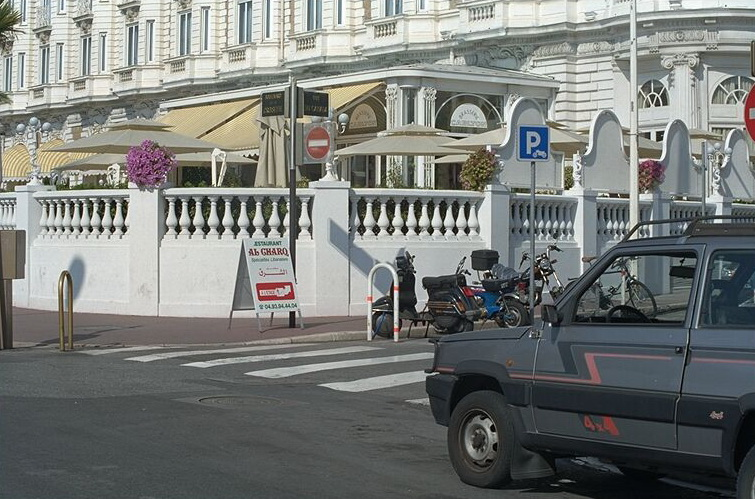
//> input picture threeImages/image0006.jpg, 755 x 499 px
$ ./homographie   (built with g++ and OpenCV 4)
//> lines starting //> are read from the running program, lines starting //| are printed output that depends on the picture
### image.h
#pragma once

#include <vector>
#include <opencv2/imgproc/imgproc.hpp>

using namespace cv;
using namespace std;

// Traits
template <typename T>
struct pixel_type
{
	static const int value = -1;
};
template <>
struct pixel_type<uchar>
{
	static const int value = CV_8U;
};
template <>
struct pixel_type<Vec3b>
{
	static const int value = CV_8UC3;
};
template <>
struct pixel_type<float>
{
	static const int value = CV_32F;
};

template <typename T> class Image : public Mat {
public:
	// Constructors
	Image() {}
	explicit Image(const Mat& A):Mat(A) {}
	Image(int w,int h):Mat(h,w,pixel_type<T>::value) {}
	// Accessors
	inline T operator()(int x,int y) const { return at<T>(y,x); }
	inline T& operator()(int x,int y) { return at<T>(y,x); }
	inline T operator()(const Point& p) const { return at<T>(p.y,p.x); }
	inline T& operator()(const Point& p) { return at<T>(p.y,p.x); }
	//
	inline int width() const { return cols; }
	inline int height() const { return rows; }
	// To display a floating type image
	// [7 lines left out: function greyImage, not called in this run]
};

Mat getPano();

void computeA(Mat &A, vector<Point2f> &obj, vector<Point2f> &scene, int a, int b, int c, int d);

Mat ransacGeneral(vector<Point2f> &obj, vector<Point2f> &scene);

Mat ransacGeneralAlternative(vector<Point2f> &obj, vector<Point2f> &scene);

Point2f ransac(const vector<Point2f> Points);

Mat testRansac();

// Correlation
double NCC(const Image<float>& I1,Point m1,const Image<float>& I2,Point m2,int n);

### image.cpp
#include <opencv2/highgui/highgui.hpp>
#include <opencv2/features2d/features2d.hpp>
#include <opencv2/calib3d/calib3d.hpp>
#include "opencv2/stitching.hpp"
#include <iostream>
#include <random>
#include <iterator>
#include <math.h>
#include <time.h>
// #include <algorithm>
// #include <vector>
#include "image.h"

#define w 400

using namespace std;
using namespace cv;

template<typename Iter, typename RandomGenerator>
Iter select_randomly(Iter start, Iter end, RandomGenerator& g) {
    std::uniform_int_distribution<> dis(0, std::distance(start, end) - 1);
    std::advance(start, dis(g));
    return start;
}

// [12 lines of commented-out code are left out]

template<typename Iter>
Iter select_randomly(Iter start, Iter end) {
    static std::random_device rd;
    static std::mt19937 gen(rd());
    return select_randomly(start, end, gen);
}

inline float getSlope(const Point2f P1, const Point2f P2) {
    return (P2.y - P1.y) / (P2.x - P1.x);
}

inline float getIntercept(const float m, const Point2f P2) {
    return P2.y - m*P2.x;
}

// This function finds an intercept point of the normal from point P0
// to the estimated line model. P0 is taken from the testing set
inline Point2f getInterceptPoint(const float m, const float c,
                                 const Point2f P0) {
    Point2f p;
    p.x = (P0.x + m*P0.y - m*c) / (1 + m*m);
    p.y = (m*P0.x + m*m*P0.y - m*m*c)/(1 + m*m) + c;
    return p;
}

// RANSAC for 2D line fitting
Point2f ransac(const vector<Point2f> Points) {
    int iter = 100; // Reset this to 100 later
    float threshDist = 3.0; // Threshold of distances between points and line
    float ransacRatio = 0.50; // Threshold of number of inliers to assert model fits data well
    float numSamples = (float)Points.size();
    float bestM = 0; // Best slope
    float bestC = 0; // Best intercept
    float bestRatio = 0; // Best ratio
    float num;

    Point2f p1, p2;

    for (int i = 0; i < iter; i++) {
        p1 = *select_randomly(Points.begin(), Points.end());
        p2 = *select_randomly(Points.begin(), Points.end());
        while (p1 == p2)
            p2 = *select_randomly(Points.begin(), Points.end());
        float m = getSlope(p1, p2);
        float c = getIntercept(m, p2);
        // cout << "[ INFO ] Iteration " << i << endl;

        vector<Point2f> inliers;
        num = 0;
        Point2f iP;
        float dist;
        for (Point2f candidate : Points) {
            if (candidate != p1 && candidate != p2) {
                iP = getInterceptPoint(m, c, candidate);
                dist = sqrt(pow(iP.x - candidate.x, 2) +
                            pow(iP.y - candidate.y, 2));
                if (dist < threshDist) {
                    inliers.push_back(candidate);
                    num++;
                }
            }
        }

        if (num/numSamples > bestRatio) {
            bestRatio = num/numSamples;
            bestM = m;
            bestC = c;
        }

        if (num > numSamples * ransacRatio) {
            // cout << "Found good enough model" << endl;
            break;
        }
    }

    // Since we cannot return a tuple, we will encode the slope
    // and intercept as a Point2f(bestM, bestC).
    Point2f res;
    res.x = bestM;
    res.y = bestC;
    return res;
}

//void computeH(Mat &H, Point2f a, Point2f ap,Point2f b, Point2f bp,Point2f c, Point2f cp, Point2f d, Point2f dp){
//    H = (Mat_<double>(9,9) << 0, 0, 0, -a.x, -a.y, -1, ap.y*a.x, ap.y*a.y, ap.y,
//                              a.x, a.y, 1, 0, 0, 0, -a.x*ap.x, -ap.x*a.y, -ap.x,
//                              0, 0, 0, -b.x, -a.y, -1, bp.y*a.x, bp.y*a.y, bp.y,
//                              b.x, b.y, 1, 0, 0, 0, -b.x*bp.x, -bp.x*b.y, -bp.x,
//                              0, 0, 0, -c.x, -c.y, -1, cp.y*c.x, cp.y*c.y, cp.y,
//                              c.x, c.y, 1, 0, 0, 0, -c.x*cp.x, -cp.x*c.y, -cp.x,
//                              0, 0, 0, -d.x, -d.y, -1, dp.y*d.x, dp.y*a.y, dp.y,
//                              d.x, d.y, 1, 0, 0, 0, -d.x*ap.x, -dp.x*d.y, -dp.x);
//}

// [13 lines left out: function computeA, not called in this run]

void computeAAlternative(Mat &A, vector<Point2f> &obj, vector<Point2f> &scene, int a, int b, int c, int d){


    A = (Mat_<float>(9, 9) << -obj[a].x, -obj[a].y, -1, 0, 0, 0, obj[a].x*scene[a].x, obj[a].y*scene[a].x, scene[a].x,
         0, 0, 0, -obj[a].x, -obj[a].y, -1, obj[a].x*scene[a].y, obj[a].y*scene[a].y, scene[a].y,
         -obj[b].x, -obj[b].y, -1, 0, 0, 0, obj[b].x*scene[b].x, obj[b].y*scene[b].x, scene[b].x,
         0, 0, 0, -obj[b].x, -obj[b].y, -1, obj[b].x*scene[b].y, obj[b].y*scene[b].y, scene[b].y,
         -obj[c].x, -obj[c].y, -1, 0, 0, 0, obj[c].x*scene[c].x, obj[c].y*scene[c].x, scene[c].x,
         0, 0, 0, -obj[c].x, -obj[c].y, -1, obj[c].x*scene[c].y, obj[c].y*scene[c].y, scene[c].y,
         -obj[d].x, -obj[d].y, -1, 0, 0, 0, obj[d].x*scene[d].x, obj[d].y*scene[d].x, scene[d].x,
         0, 0, 0, -obj[d].x, -obj[d].y, -1, obj[d].x*scene[d].y, obj[d].y*scene[d].y, scene[d].y,
         0, 0, 0, 0, 0, 0, 0, 0, 1);
}


// [14 lines left out: function computeAAAlternative, not called in this run]


Mat ransacGeneralAlternative(vector<Point2f> &obj, vector<Point2f> &scene) {
    int iter = 1000; // Reset this to 100 later
    float threshDist = 1.0; // Threshold of distances between points and line
    float ransacRatio = 0.80; // Threshold of number of inliers to assert model fits data well
    float numSamples = (float)obj.size();
    float bestRatio = 0; // Best ratio
    float num;

    Point2f p1, p2;

    //solve(InputArray src1, InputArray src2, OutputArray dst, int flags=DECOMP_LU);

    Mat_<float> A, H, Z, bestH, s, u, vt, v;
    Z = Mat::zeros(1,9, CV_32F);
    Z.at<float>(8)=1;
    // cout << Z << endl;


    int sz = obj.size();

    int a,b,c,d;
    vector<int> inliers;

    vector<float> objPoint;
    vector<float> scnPoint;
    Z = Z.t();

    for (int i = 0; i < iter; i++) {
        //        random_unique(Points.begin(), Points.end(), 4);
        a = rand() % sz;
        b = rand() % sz;
        while (b == a){
            b = rand() % sz;
        }
        c = rand() % sz;
        while (c == a || c == b){
            c = rand() % sz;
        }
        d = rand() % sz;
        while (d == a || d == b || d == c){
            d = rand() % sz;
        }

        computeAAlternative(A, obj, scene, a, b, c, d); // AH = 0
        // [9 lines of commented-out code are left out]

        solve(A, Z, H, DECOMP_SVD);
        // cout << H.size()  << endl;
        if(H.size().width!=1) continue;
        H = H.reshape(0, 3);
        // cout << H << endl;
        //        cout << H.size()  << endl;
        // cout << "[ INFO ] Iteration " << i << endl;


        num = 0;
        Point2f iP;
        float dist;
        for (int i = 0; i<obj.size(); i++) {
            if(i == a || i == b || i == c || i == d){
                continue;
            }
            objPoint.clear();
            scnPoint.clear();

            //                iP = getInterceptPoint(m, c, candidate);
            objPoint.push_back(obj[i].x);
            objPoint.push_back(obj[i].y);
            objPoint.push_back(1);

            scnPoint.push_back(scene[i].x);
            scnPoint.push_back(scene[i].y);
            scnPoint.push_back(1);


            double dist = norm(Mat_<float>(scnPoint), H * Mat_<float>(objPoint));
            // cout << "dist " << dist << endl;

            //            dist = sqrt(pow(iP.x - candidate.x, 2) +
            //                        pow(iP.y - candidate.y, 2));
            if (dist < threshDist) {
                inliers.push_back(i);
                num++;
            }

        }

        // cout << "num/numSamples " << num/numSamples << endl;
        if (num/numSamples > bestRatio) {
            bestRatio = num/numSamples;
            bestH = H;
        }

        if (num > numSamples * ransacRatio) {
            // cout << "Found good enough model" << endl;
            break;
        }
    }

    // Since we cannot return a tuple, we will encode the slope
    // and intercept as a Point2f(bestM, bestC).

    // cout << bestH << endl;
    return bestH;
}


// [106 lines left out: function ransacGeneral, not called in this run]


float randFloat(float a, float b) {
    return ((b - a) * ((float)rand() / RAND_MAX)) + a;
}

inline float getY(const float m, const float c, const float x) {
    return x*m + c;
}

inline void createPoint(Mat img, Point center) {
    circle(img, center, 1, Scalar(0, 255, 0), FILLED, LINE_8);
}

inline void createLine( Mat img, Point start, Point end) {
    int thickness = 2;
    int lineType = LINE_8;
    line(img, start, end, Scalar(0, 0, 255), thickness, lineType);
}

Mat testRansac() {
    srand(time(0));
    int n = 200; // Number of points
    float inRatio = 0.6; // Ratio of inliers
    float m = randFloat(1, 3); // Random slope in range [1, 5]
    float c = randFloat(-5, 5); // Random intercept in range [-5, 5]
    int minX = (int)-n/2;
    int maxX = n - minX;
    int minY = minX;
    int maxY = maxX;
    int inlierDeviation = 10;
    int outlierDeviation = 200;

    // cout << "m: " << m << ", c: " << c << endl;

    // Start the plot
    char plot[] = "Plot";
    Mat plotImg = Mat::zeros(w, w, CV_8UC3);


    vector<Point2f> data;
    float deviation;
    Point2f p;
    for (int i = minX; i < maxX; i++) {
        if (randFloat(0, 1) <= inRatio)
            deviation = inlierDeviation;
        else
            deviation = outlierDeviation;
        p.x = i + randFloat(-deviation, deviation);
        p.y = getY(m, c, p.x) + randFloat(-deviation, deviation);
        data.push_back(p);
        createPoint(plotImg, Point(p.x, p.y));
    }

    Point2f model = ransac(data);
    float modelM = model.x;
    float modelC = model.y;

    // Now plot the line model
    createLine(plotImg, Point(minX-50, getY(modelM, modelC, minX-50)),
               Point(maxX+50, getY(modelM, modelC, maxX+50)));
    // imshow(plot, plotImg);
    imwrite("results/meanLine.JPG", plotImg);
    return plotImg;
}

void preprocess() {
    Stitcher::Mode mode = Stitcher::PANORAMA;
    vector<Mat> imgs;
    int panoStart = 26; // Actual start is 26
    int panoEnd = 60; // Actual end is 60

    for (int i = panoStart; i <= panoEnd - 3; i+=3) {
        vector<Mat> tempPanos;
        Mat img1 = imread("pano/IMG_00" + to_string(i) + ".JPG");
        Mat img2 = imread("pano/IMG_00" + to_string(i+1) + ".JPG");
        Mat img3 = imread("pano/IMG_00" + to_string(i+2) + ".JPG");
        tempPanos.push_back(img1);
        tempPanos.push_back(img2);
        tempPanos.push_back(img3);
        if (i == 56) {
            Mat img4 = imread("pano/IMG_0059.JPG");
            Mat img5 = imread("pano/IMG_0060.JPG");
            tempPanos.push_back(img4);
            tempPanos.push_back(img5);
        }
        Mat pano;
        Ptr<Stitcher> stitcher = Stitcher::create(mode, true);
        Stitcher::Status status = stitcher->stitch(tempPanos, pano);
        if (status != Stitcher::OK)
            cout << "Couldn't stitch images\n";
        imwrite("stitched/STITCHED_00" + to_string(i) + ".JPG", pano);
    }
}

Mat getPano() {
    Stitcher::Mode mode = Stitcher::PANORAMA;
    vector<Mat> imgs;

    int panoStart = 26; // Actual start is 26
    int panoEnd = 60; // Actual end is 60

    preprocess();

    for (int i = panoStart; i <= panoEnd - 6; i+=3) {
        Mat img = imread("stitched/STITCHED_00" + to_string(i) + ".JPG");
        imgs.push_back(img);
    }

    Mat pano;
    Ptr<Stitcher> stitcher = Stitcher::create(mode, false);
    Stitcher::Status status = stitcher->stitch(imgs, pano);
    if (status != Stitcher::OK)
        cout << "Couldn't stitch images\n";
    imwrite("results/panorama.JPG", pano);

    return pano;
}

// Correlation
// [28 lines left out: functions mean, corr, NCC, not called in this run]

### homographie.cpp
#include <opencv2/highgui/highgui.hpp>
#include <opencv2/features2d/features2d.hpp>
#include <opencv2/calib3d/calib3d.hpp>

#include <vector>

#include <iostream>

#include "image.h"
// #include "homographi e.hpp"

using namespace std;
using namespace cv;

int main()
{
	Image<uchar> I1 = Image<uchar>(imread("threeImages/image0006.jpg", CV_LOAD_IMAGE_GRAYSCALE));
	Image<uchar> I2 = Image<uchar>(imread("threeImages/image0007.jpg", CV_LOAD_IMAGE_GRAYSCALE));
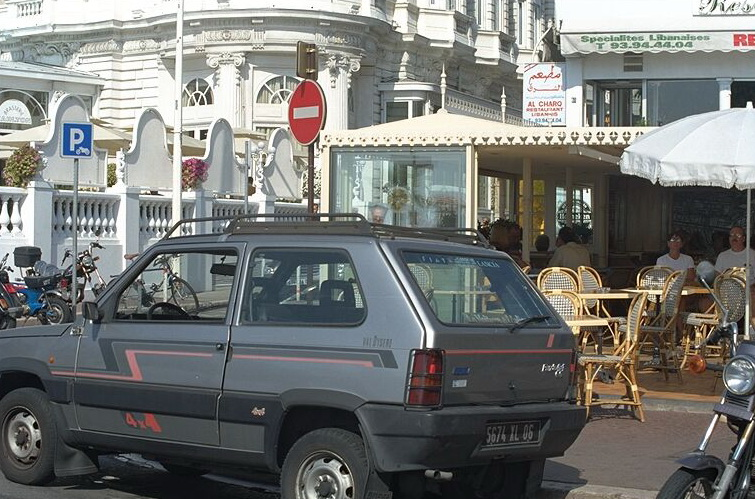
//> input picture threeImages/image0007.jpg, 755 x 499 px
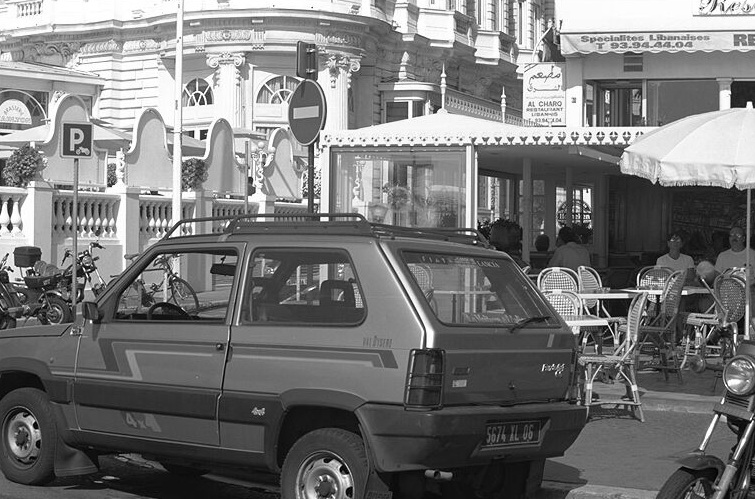
//> I2: 499 rows x 755 cols, CV_8UC1; min 0, max 255, mean 119.1

	// [6 lines of commented-out code are left out]
    Ptr<AKAZE> akaze = AKAZE::create();
	// ...
	//vector<KeyPoint>

    vector<KeyPoint> m1, m2;
	// ...

    Mat d1, d2;

    akaze->detectAndCompute(I1, noArray(), m1, d1);
//> m1 = 2091 keypoints; strongest (x, y, size): (404, 229, 5.7), (376, 229, 5.7), (375, 229, 8.1), (191, 228, 5.7)
    akaze->detectAndCompute(I2, noArray(), m2, d2);
//> m2 = 2040 keypoints; strongest (x, y, size): (203, 134, 5.7), (587, 196, 8.1), (585, 196, 11.4), (430, 344, 5.7)


	//Mat J;
	//drawKeypoints(...


    Mat J;
    drawKeypoints(I1, m1, J);
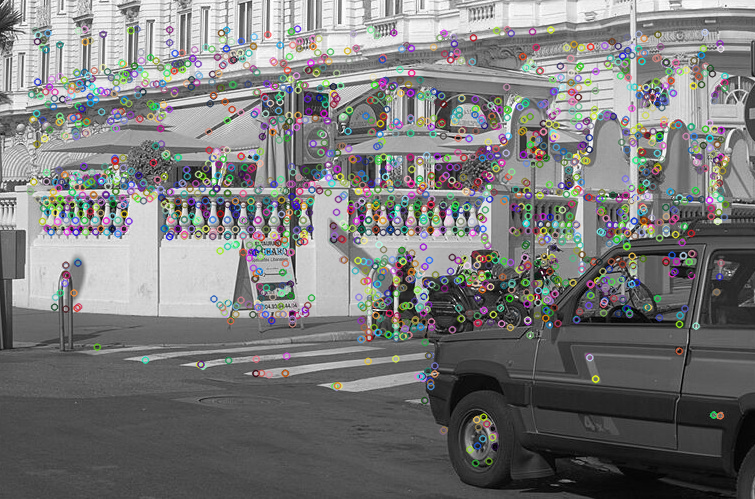
//> J: 499 rows x 755 cols, CV_8UC3; mean B, G, R 121.8, 122, 121.9
    // imshow("J", J);

	//BFMatcher M ...

    BFMatcher matcher(NORM_HAMMING);
    vector< vector<DMatch> > nn_matches;
    matcher.knnMatch(d1, d2, nn_matches, 2);
//> nn_matches = 2091 matches

    vector<KeyPoint> matched1, matched2, inliers1, inliers2;
    vector<DMatch> good_matches;
    double min = nn_matches[0][0].distance;
//> min = 115
    for(size_t i = 0; i < nn_matches.size(); i++) {
        DMatch first = nn_matches[i][0];
        float dist1 = nn_matches[i][0].distance;
        float dist2 = nn_matches[i][1].distance;

        if(dist1 < 0.8f * dist2) {
            if(dist1<min){
                min = dist1;
            }
            matched1.push_back(m1[first.queryIdx]);
            matched2.push_back(m2[first.trainIdx]);
            good_matches.push_back(first);
        }
    }
//> this loop made 2091 passes
//> (dist1, dist2, min) on passes 16, 26, 51, 93: (30, 100, 30), (20, 115, 20), (12, 128, 12), (8, 105, 8)
//> after the loop, min = 5; matched1 = 521 keypoints; strongest (x, y, size): (191, 228, 8.1), (659, 135, 5.7), (569, 183, 8.1), (569, 185, 5.7); matched2 = 521 keypoints; strongest (x, y, size): (203, 134, 5.7), (112, 181, 8.1), (191, 133, 4.8), (177, 232, 5.7); good_matches = 521 matches

    vector<DMatch> good_matches2;
    for(size_t i = 0; i < nn_matches.size(); i++) {
        DMatch first = nn_matches[i][0];
        float dist1 = nn_matches[i][0].distance;
        float dist2 = nn_matches[i][1].distance;

        if(dist1 < 10*min) {

            good_matches2.push_back(first);
        }
    }
//> after the loop, good_matches2 = 389 matches

	// drawMatches ...

    Mat match;
    drawMatches(I1, m1, I2, m2, good_matches2, match);
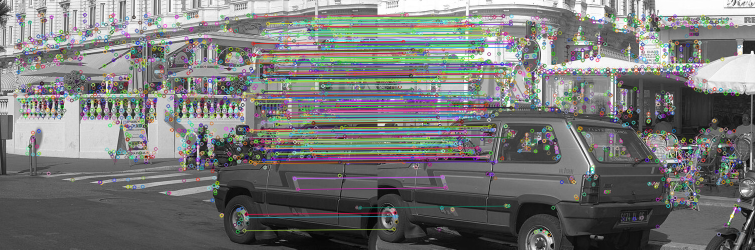
//> match: 499 rows x 1510 cols, CV_8UC3 (shown at 1/2 size); mean B, G, R 118.5, 119.5, 118.7
    // imshow("match", match);

	// Mat H = findHomography(...

    vector<Point2f> obj;
    vector<Point2f> scene;
    for( int i = 0; i < good_matches2.size(); i++ )
    {
        obj.push_back( m1[ good_matches2[i].queryIdx ].pt );
        scene.push_back( m2[ good_matches2[i].trainIdx ].pt );
    }
//> after the loop, obj = 389 Points (x, y), first 12: [704.6, 32.02], [501.9, 33.12], [510.7, 32.9], [638.3, 33.74], [657.4, 34.21], [626.9, 36.95], [643.6, 37.98], [611.6, 41.26], [660.1, 46.19], [535.8, 46.87], [632.2, 46.66], [720.3, 48.37]; scene = 389 Points (x, y), first 12: [251.3, 31.85], [48.68, 29.22], [57.84, 29.26], [184.7, 32.49], [204, 33.09], [173.2, 35.39], [189.9, 36.68], [157.7, 39.5], [206, 45.13], [82.11, 43.87], [178.2, 44.95], [266.3, 48.34]

//    cout << obj << endl;
//    cout << scene << endl;

    Mat H1 = findHomography( scene, obj, CV_RANSAC );
//> H1 = [[0.968, 0.00743, 454.7], [-0.0163, 0.992, 4.55], [-4.01e-05, -1.46e-05, 1]]

    // cout << "H1" << H1;

    Mat H = ransacGeneralAlternative(scene, obj);
//> in ransacGeneralAlternative, `float numSamples = (float)obj.size();`: numSamples = 389
//> the loop in ransacGeneralAlternative, `for (int i = 0; i < iter; i++)` made 1000 passes
//> bestRatio on passes 7, 9, 11, 36: 0.00514, 0.0951, 0.103, 0.424

    // cout << "H" << H;


	// Mat K(2 * I1.cols, I1.rows, CV_8U);
	// warpPerspective( ...

    Mat K(2 * I1.cols, I1.rows, CV_8U);
    Mat trans_mat = (Mat_<double>(2, 3) << 1, 0, 0, 0, 1, 0);
    warpAffine(I1, K, trans_mat, Size( 2*I1.cols, I1.rows));
    Mat K2;
    warpPerspective(I2, K2, H, K.size());


    for (int i = 0; i < 490 ; i++) {
        for (int j = 0; j < 1400; j++) {
            if (K.at<float>(i,j) == 0){
                // cout<<i<<" "<<j<<endl;
                K.at<float>(i,j) = K2.at<float>(Point(j,i));
            }
        }
    }
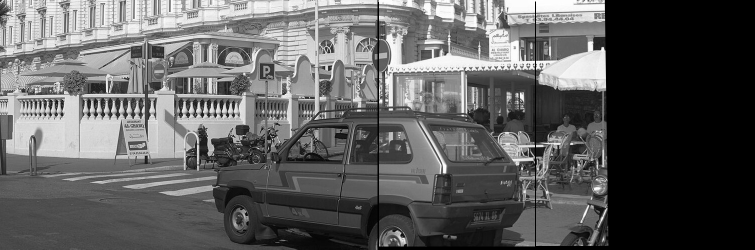
//> K: 499 rows x 1510 cols, CV_8UC1 (shown at 1/2 size); min 0, max 255, mean 94.6

    // imshow("I1I2", K) ;


    Image<uchar> I3 = Image<uchar>(imread("threeImages/image0008.jpg", CV_LOAD_IMAGE_GRAYSCALE));
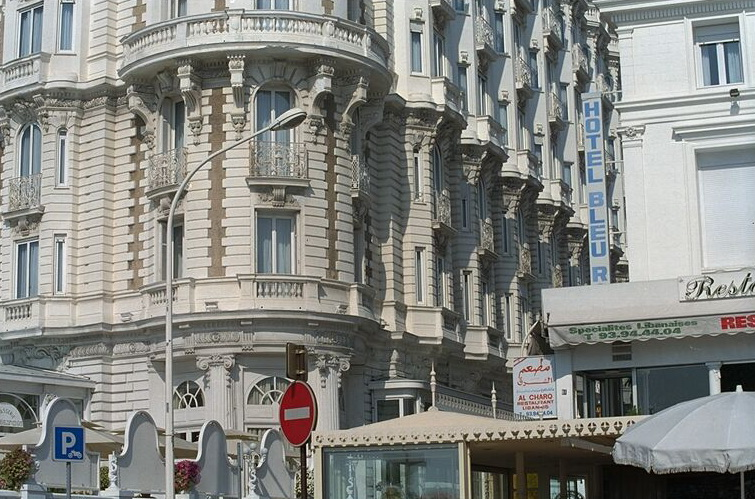
//> input picture threeImages/image0008.jpg, 755 x 499 px

    //vector<KeyPoint> m1, m2;
    // ...

    //Mat d1, d2;

    akaze->detectAndCompute(K, noArray(), m1, d1);
    akaze->detectAndCompute(I3, noArray(), m2, d2);


    //Mat J;
    //drawKeypoints(...


   // Mat J;
    drawKeypoints(K, m1, J);
//> J: 499 rows x 1510 cols, CV_8UC3
    // imshow("J", J);

    //BFMatcher M ...

    //BFMatcher matcher(NORM_HAMMING);
    //vector< vector<DMatch> > nn_matches;
    matcher.knnMatch(d1, d2, nn_matches, 2);

//    vector<KeyPoint> matched1, matched2, inliers1, inliers2;
    good_matches.clear();
    matched1.clear();
    matched2.clear();
    min = nn_matches[0][0].distance;
    for(size_t i = 0; i < nn_matches.size(); i++) {
        DMatch first = nn_matches[i][0];
        float dist1 = nn_matches[i][0].distance;
        float dist2 = nn_matches[i][1].distance;

        if(dist1 < 0.8f * dist2) {
            if(dist1<min){
                min = dist1;
            }
            matched1.push_back(m1[first.queryIdx]);
            matched2.push_back(m2[first.trainIdx]);
            good_matches.push_back(first);
        }
    }

    good_matches2.clear();
    for(size_t i = 0; i < nn_matches.size(); i++) {
        DMatch first = nn_matches[i][0];
        float dist1 = nn_matches[i][0].distance;
        float dist2 = nn_matches[i][1].distance;

        if(dist1 < 10*min) {

            good_matches2.push_back(first);
        }
    }


    // drawMatches ...


    drawMatches(K, m1, I3, m2, good_matches2, match);
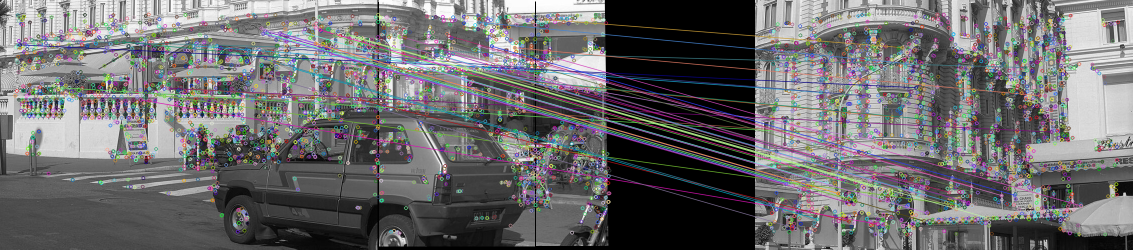
//> match: 499 rows x 2265 cols, CV_8UC3 (shown at 1/2 size); mean B, G, R 109.9, 108.2, 109.2
    // imshow("match", match);


    // Mat H = findHomography(...


    obj.clear();
    scene.clear();
    for( int i = 0; i < good_matches2.size(); i++ )
    {
        obj.push_back( m1[ good_matches2[i].queryIdx ].pt );
        scene.push_back( m2[ good_matches2[i].trainIdx ].pt );
    }
//> this loop made 48 passes

    //    cout << obj << endl;
    //    cout << scene << endl;


    H1 = findHomography( scene, obj, CV_RANSAC );

    // cout << "H1" << H1;

    H = ransacGeneralAlternative(scene, obj);
//> (the rest of the program and of its run is left out)
